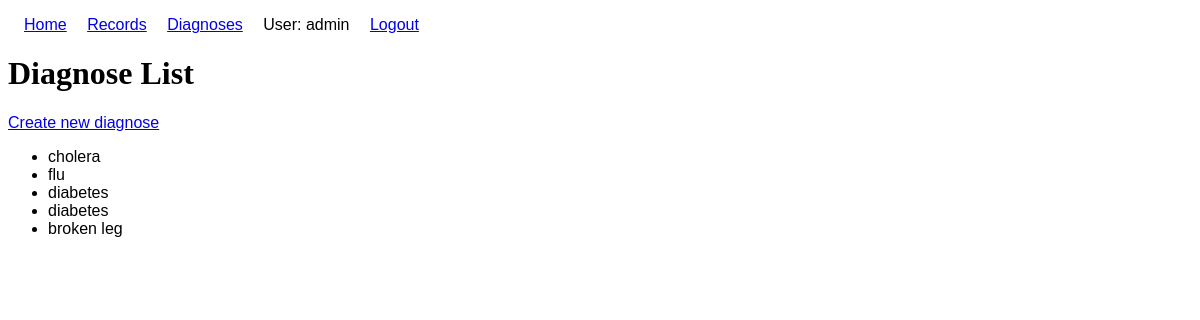
Screenshot of /diagnostic/diagnoses/ (signed in) with the database file from the repository.
### diagnostic/models.py (models this page shows, shortened)
class Diagnose(models.Model):
    name = models.CharField(max_length=200, help_text='Enter the diagnose based on provided symptoms')
    class Meta:
        permissions = (("can_create_diagnoses", "Create diagnose"),)

### diagnostic/views.py (the view)
# urls.py: path("diagnoses/", DiagnoseListView.as_view(), name="diagnoses"),
class DiagnoseListView(LoginRequiredMixin, PermissionRequiredMixin, generic.ListView):
    model = Diagnose
    permission_required = 'diagnostic.view_diagnose'

### diagnostic/templates/diagnostic/diagnose_list.html
{% extends "base_template.html" %}
{% block content %}
<h1>Diagnose List</h1>
<a href="{% url 'new-diagnose' %}">Create new diagnose</a>
{% if diagnose_list %}
<ul>
  {% for diagnose in diagnose_list %}
  <li>
    {{ diagnose.name }}
  </li>
  {% endfor %}
</ul>
{% else %}
<p>There are no diagnoses in the database.</p>
{% endif %}
{% endblock %}

### diagnostic/templates/base_template.html (shortened to what this page needs)
<!DOCTYPE html>
<html lang="en">
<head>
</head>
<body>
  <ul class="nav">
    <li><a href="{% url 'index' %}">Home</a></li>
    <li><a href="{% url 'records' %}">Records</a></li>
    {% if perms.diagnostic.view_diagnose %}
    <li><a href="{% url 'diagnoses' %}">Diagnoses</a></li>
    {% endif %}
    {% if user.is_authenticated %}
    <li>User: {{ user.get_username }}</li>
    <li><a href="{% url 'logout'%}?next={{request.path}}">Logout</a></li>
    {% else %}
    <li><a href="{% url 'login'%}?next={{request.path}}">Login</a></li>
    {% endif %}
  </ul>
  {% block content %}{% endblock %}
</body>
</html>

### diagnostic/templates/base_template.html (style rules this page uses)
* { font-family: Helvetica, Arial, sans-serif; }
h1, h2, h3, h4 { font-family: Georgia, 'Times New Roman', Times, serif; }
ul.nav { list-style: none; padding-left: 0; }
ul.nav>li { display: inline-block; margin-left: 1em; }

### rows the page displays
Diagnose: name "cholera"
Diagnose: name "flu"
Diagnose: name "diabetes"
Diagnose: name "diabetes"
Diagnose: name "broken leg"

### other values shown
{{ user.get_username }} "admin"
